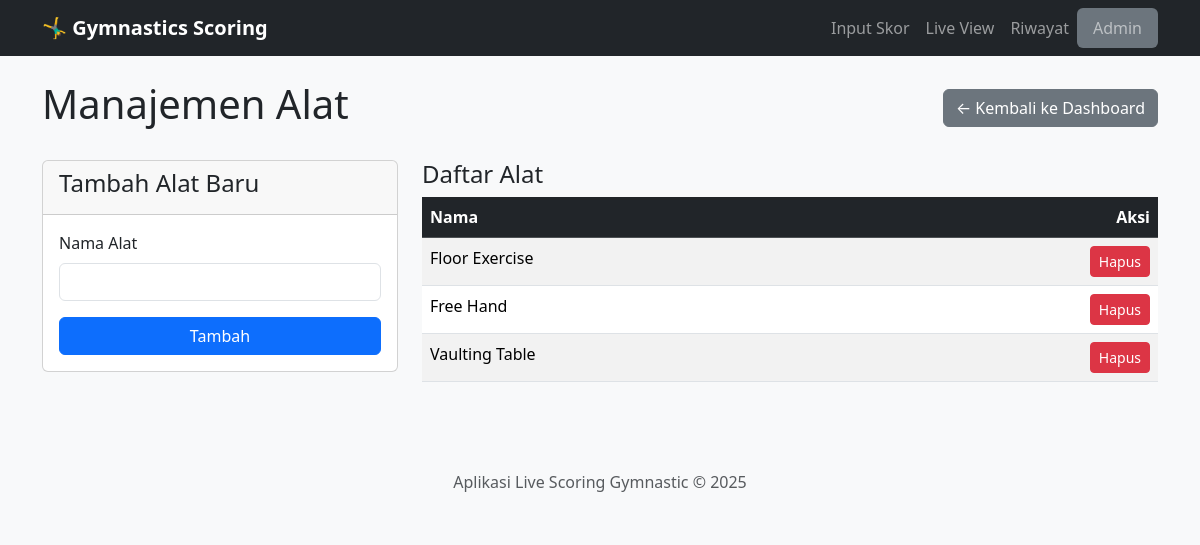
/admin/manage/alat, run on an earlier commit of the app's database.
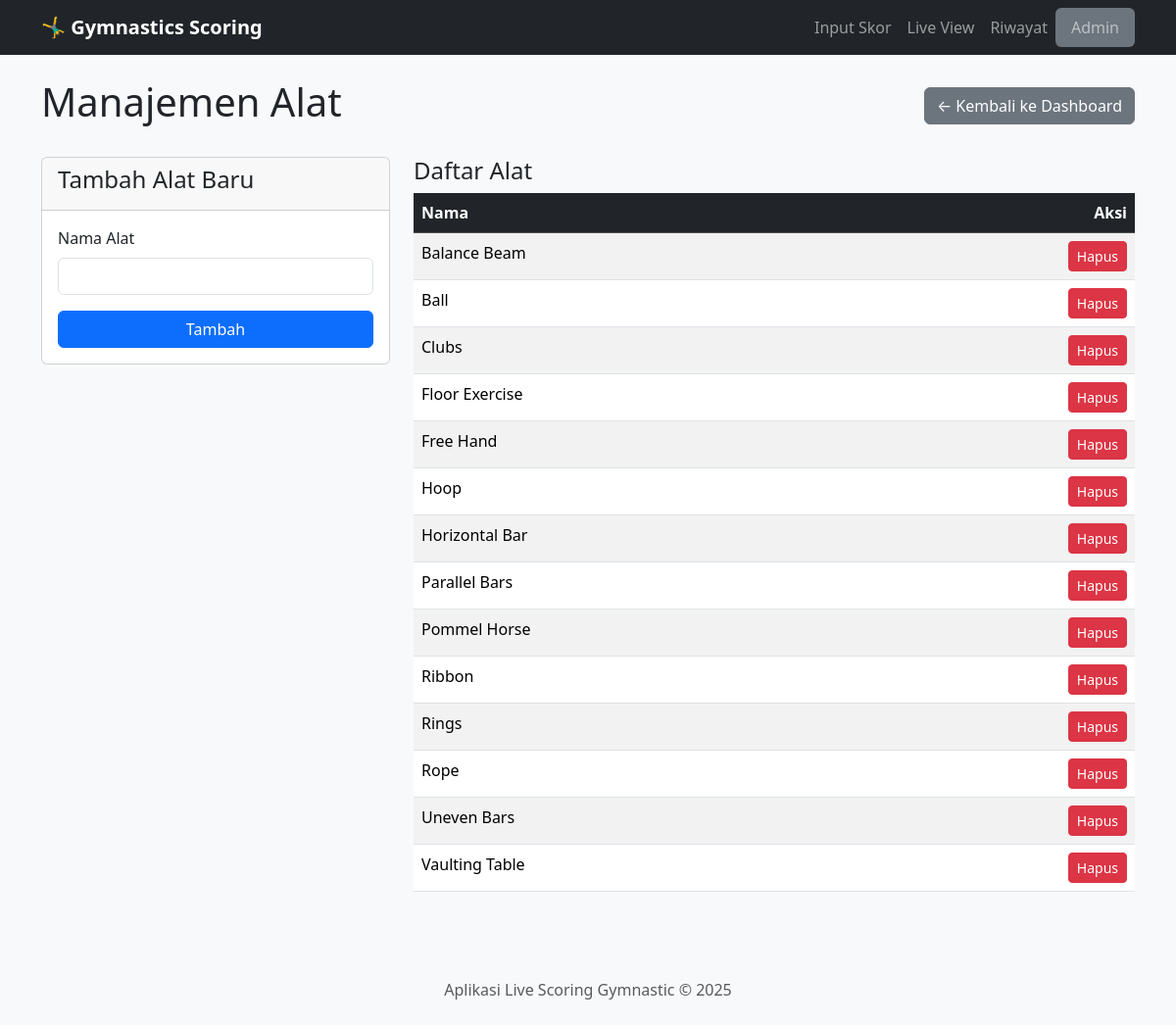
And on a later commit of the database.
### app.py (models this page shows)
class Alat(db.Model):
    id = db.Column(db.Integer, primary_key=True)
    nama = db.Column(db.String(100), unique=True, nullable=False)

### app.py (the view, shortened to what this page needs)
@app.route('/admin/manage/<master_type>', methods=['GET', 'POST'])
def admin_manage_generic(master_type):
    model_map = get_model_map()
    if master_type not in model_map: return "Tipe data tidak valid", 404
    config = model_map[master_type]
    Model = config['model']
    items = Model.query.order_by(Model.nama).all()
    return render_template('admin_manage_generic.html', items=items, config=config, master_type=master_type)

### app.py (called while the page is built)
def get_model_map():
    return {'daerah': {'model': Daerah, 'title': 'Daerah'},'kategori': {'model': Kategori, 'title': 'Kategori'},'grup': {'model': Grup, 'title': 'Grup'},'alat': {'model': Alat, 'title': 'Alat'}}

### templates/admin_manage_generic.html (shortened to what this page needs)
{% extends 'layout.html' %}
{% block content %}
<div class="d-flex justify-content-between align-items-center mb-4">
    <h1>Manajemen {{ config.title }}</h1>
    <a href="{{ url_for('admin_dashboard') }}" class="btn btn-secondary">&larr; Kembali ke Dashboard</a>
</div>
<div class="row">
    <div class="col-md-4">
        <div class="card">
            <div class="card-header"><h4>Tambah {{ config.title }} Baru</h4></div>
            <div class="card-body">
                <form action="{{ url_for('admin_manage_generic', master_type=master_type) }}" method="post">
                    <div class="mb-3">
                        <label for="nama" class="form-label">Nama {{ config.title }}</label>
                        <input type="text" class="form-control" id="nama" name="nama" required>
                    </div>
                    <button type="submit" class="btn btn-primary w-100">Tambah</button>
                </form>
            </div>
        </div>
    </div>
    <div class="col-md-8">
        <h4>Daftar {{ config.title }}</h4>
        <table class="table table-striped table-hover">
            <thead class="table-dark"><tr><th>Nama</th><th class="text-end">Aksi</th></tr></thead>
            <tbody>
                {% for item in items %}
                <tr>
                    <td>{{ item.nama }}</td>
                    <td class="text-end">
                        <form action="{{ url_for('admin_delete_generic', master_type=master_type, item_id=item.id) }}" method="post" onsubmit="return confirm('Yakin ingin menghapus item ini?');">
                            <button type="submit" class="btn btn-sm btn-danger">Hapus</button>
                        </form>
                    </td>
                </tr>
                {% else %}
                <tr><td colspan="2" class="text-center">Belum ada data.</td></tr>
                {% endfor %}
            </tbody>
        </table>
    </div>
</div>
{% endblock %}

What changed in the data, as far as the page shows it:
added Alat: nama "Balance Beam"
added Alat: nama "Ball"
added Alat: nama "Clubs"
added Alat: nama "Hoop"
added Alat: nama "Horizontal Bar"
added Alat: nama "Parallel Bars"
added Alat: nama "Pommel Horse"
added Alat: nama "Ribbon"
added Alat: nama "Rings"
added Alat: nama "Rope"
added Alat: nama "Uneven Bars"
